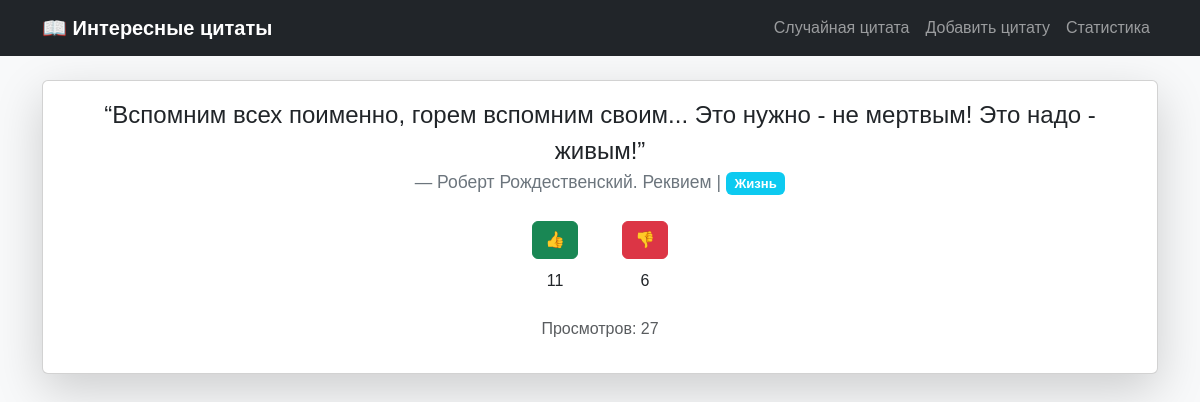
The app's page /quote/4/ with its own data.
### quotes/models.py (models this page shows, shortened)
class Quote(models.Model):
    text = models.TextField("Текст цитаты", unique=True, error_messages={"unique":"Такая цитата уже существует"})
    source = models.CharField("Источник", max_length=200)
    topic = models.CharField("Тема", max_length=50, choices=TOPIC_CHOICES, default='unknown')
    weight = models.PositiveIntegerField("Вес", default=1, validators=[MinValueValidator(1), MaxValueValidator(10)])
    likes = models.IntegerField(default=0)
    dislikes = models.IntegerField(default=0)
    views = models.IntegerField(default=0)

### quotes/views.py (the view)
# urls.py: path('quote/<int:pk>/', views.show_quote, name='show_quote'),
def show_quote(request, pk):
    quote = get_object_or_404(Quote, pk=pk)
    if request.method == "GET":
        quote.views += 1
        quote.save()
    return render(request, 'quotes/random_quote.html', {'quote': quote})

### quotes/templates/quotes/random_quote.html (shortened to what this page needs)
{% extends 'quotes/layout.html' %}
{% block content %}
<div class="card shadow-lg mb-4">
  <div class="card-body text-center">
    <blockquote class="blockquote">
      <p class="mb-3 fs-4">“{{ quote.text }}”</p>
      <footer class="blockquote-footer">{{ quote.source }} | <span class="badge bg-info">{{ quote.get_topic_display }}</span></footer>
    </blockquote>
    <div class="mt-3 d-flex justify-content-center gap-4">
      <form method="post" action="{% url 'vote' quote.id 'like' %}" class="d-inline">
        <button class="btn btn-success">👍</button>
        <p>{{ quote.likes }}</p>
      </form>
      <form method="post" action="{% url 'vote' quote.id 'dislike' %}" class="d-inline">
        <button class="btn btn-danger">👎</button>
        <p>{{ quote.dislikes }}</p>
      </form>
    </div>
    <p class="text-muted mt-2">Просмотров: {{ quote.views }}</p>
  </div>
</div>
{% endblock %}

### quotes/static/quotes/css/style.css (style rules this page uses)
body { font-family: Arial, sans-serif; background-color: #f4f4f9; margin: 0; padding: 0; text-align: center; color: #333; }
button { margin: 10px; padding: 8px 16px; border: none; border-radius: 5px; background-color: #4CAF50; color: white; cursor: pointer; transition: background 0.3s ease; }

### records on screen
Quote: text "Вспомним всех поименно, горем вспомним своим... Это нужно - не мертвым! Это надо - живым!", source "Роберт Рождественский. Реквием", topic "Жизнь", likes "11", dislikes "6", views "27"
